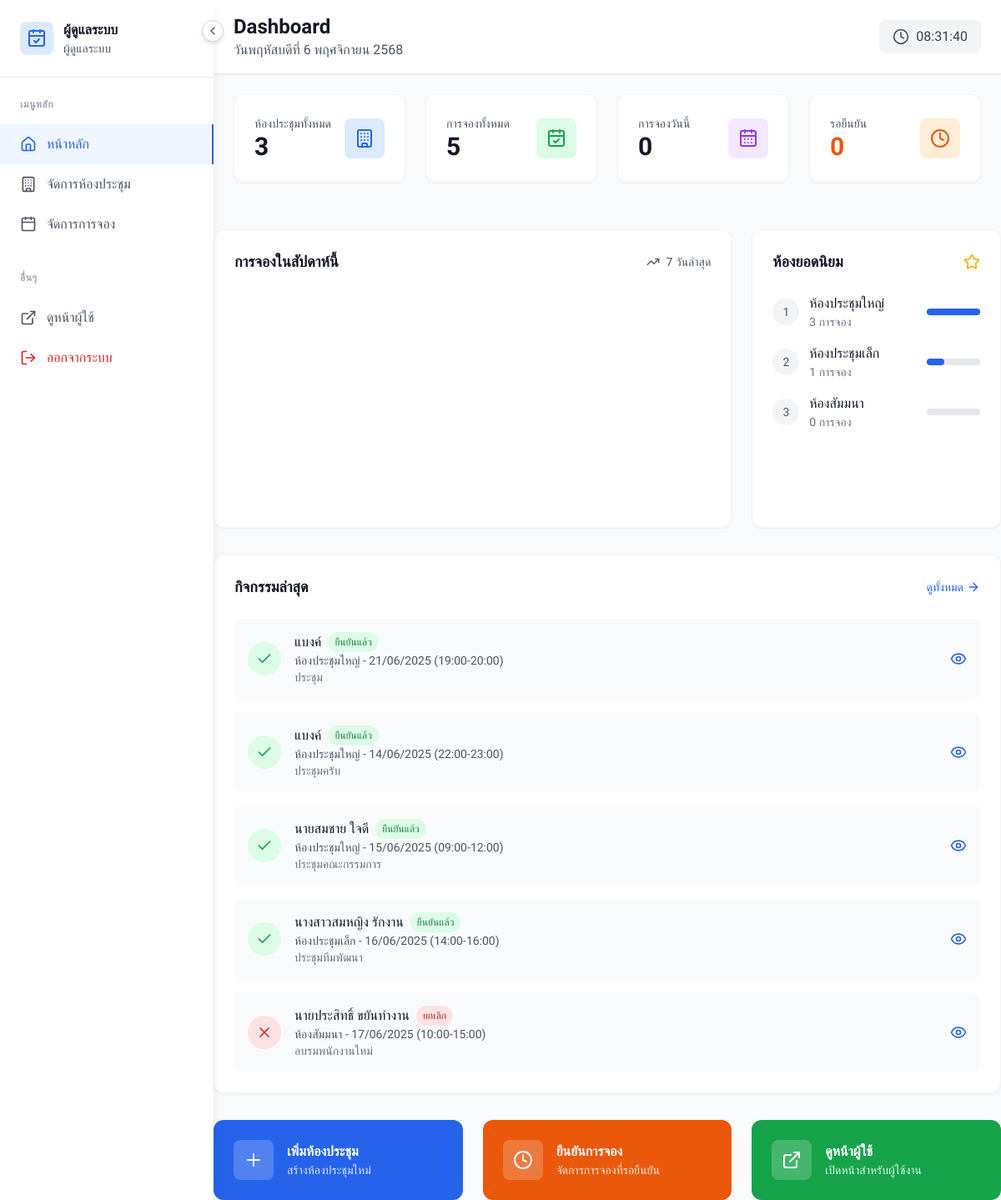
The app's page /admin_dashboard.php (signed in) with its own data.
### tables this page shows
CREATE TABLE `bookings` (
  `id` int(11) NOT NULL,
  `room_id` int(11) NOT NULL,
  `booker_name` varchar(100) NOT NULL,
  `booker_email` varchar(100) DEFAULT NULL,
  `booker_phone` varchar(20) DEFAULT NULL,
  `booking_date` date NOT NULL,
  `start_time` time NOT NULL,
  `end_time` time NOT NULL,
  `purpose` text DEFAULT NULL,
  `status` enum('pending','confirmed','cancelled') DEFAULT 'pending',
  `created_at` timestamp NOT NULL DEFAULT current_timestamp(),
  `updated_at` timestamp NOT NULL DEFAULT current_timestamp() ON UPDATE current_timestamp()
);

CREATE TABLE `meeting_rooms` (
  `id` int(11) NOT NULL,
  `room_name` varchar(100) NOT NULL,
  `description` text DEFAULT NULL,
  `capacity` int(11) DEFAULT 0,
  `image_path` varchar(255) DEFAULT NULL,
  `status` enum('active','inactive') DEFAULT 'active',
  `created_at` timestamp NOT NULL DEFAULT current_timestamp(),
  `updated_at` timestamp NOT NULL DEFAULT current_timestamp() ON UPDATE current_timestamp()
);

### admin_dashboard.php (the view, shortened to what the rows shown need)
<?php
require_once 'config.php';
$conn = getDBConnection();
$recent_bookings_query = "SELECT b.*, r.room_name,
                                 DATE_FORMAT(b.booking_date, '%d/%m/%Y') as thai_date,
                                 TIME_FORMAT(b.start_time, '%H:%i') as start_time_format,
                                 TIME_FORMAT(b.end_time, '%H:%i') as end_time_format
                          FROM bookings b
                          JOIN meeting_rooms r ON b.room_id = r.id
                          ORDER BY b.created_at DESC
                          LIMIT 5";
$recent_bookings = $conn->query($recent_bookings_query)->fetch_all(MYSQLI_ASSOC);
?>
<!DOCTYPE html>
<html lang="th">
<head>
    <script src="https://cdn.tailwindcss.com"></script>
</head>
<body class="bg-gray-50">
    <div id="sidebar" class="fixed left-0 top-0 h-full w-64 bg-white shadow-lg z-40 sidebar">
        <div class="p-6 border-b border-gray-200">
            <div class="flex items-center space-x-3">
                <div class="sidebar-text">
                    <h2 class="font-bold text-gray-900">ผู้ดูแลระบบ</h2>
                </div>
            </div>
        </div>
    </div>
    <div id="main-content" class="ml-64 main-content">
        <header class="bg-white shadow-sm border-b border-gray-200 px-6 py-4">
            <div class="flex items-center justify-between">
                <div>
                    <h1 class="text-2xl font-bold text-gray-900">Dashboard</h1>
                </div>
            </div>
        </header>
            <div class="bg-white rounded-xl shadow-sm border border-gray-100 p-6">
                <div class="space-y-4">
                    <?php foreach ($recent_bookings as $booking): ?>
                        <div class="flex items-center space-x-4 p-4 bg-gray-50 rounded-lg">
                            <div class="flex-shrink-0">
                                <div class="w-10 h-10 bg-<?php echo $booking['status'] == 'confirmed' ? 'green' : ($booking['status'] == 'pending' ? 'orange' : 'red'); ?>-100 rounded-full flex items-center justify-center">
                                    <i data-lucide="<?php echo $booking['status'] == 'confirmed' ? 'check' : ($booking['status'] == 'pending' ? 'clock' : 'x'); ?>" class="w-5 h-5 text-<?php echo $booking['status'] == 'confirmed' ? 'green' : ($booking['status'] == 'pending' ? 'orange' : 'red'); ?>-600"></i>
                                </div>
                            </div>
                            <div class="flex-1 min-w-0">
                                <div class="flex items-center space-x-2">
                                    <p class="font-medium text-gray-900"><?php echo escapeOutput($booking['booker_name']); ?></p>
                                    <span class="px-2 py-1 rounded-full text-xs font-medium <?php echo $booking['status'] == 'confirmed' ? 'bg-green-100 text-green-700' : ($booking['status'] == 'pending' ? 'bg-orange-100 text-orange-700' : 'bg-red-100 text-red-700'); ?>">
                                        <?php echo $booking['status'] == 'confirmed' ? 'ยืนยันแล้ว' : ($booking['status'] == 'pending' ? 'รอยืนยัน' : 'ยกเลิก'); ?>
                                    </span>
                                </div>
                                <p class="text-sm text-gray-600">
                                    <?php echo escapeOutput($booking['room_name']); ?> -
                                    <?php echo $booking['thai_date']; ?>
                                    (<?php echo $booking['start_time_format']; ?>-<?php echo $booking['end_time_format']; ?>)
                                </p>
                                <?php if ($booking['purpose']): ?>
                                    <p class="text-sm text-gray-500 truncate"><?php echo escapeOutput($booking['purpose']); ?></p>
                                <?php endif; ?>
                            </div>
                            <div class="flex-shrink-0">
                                <a href="admin_bookings.php?id=<?php echo $booking['id']; ?>" class="text-blue-600 hover:text-blue-700">
                                    <i data-lucide="eye" class="w-5 h-5"></i>
                                </a>
                            </div>
                        </div>
                    <?php endforeach; ?>
                </div>
            </div>
        </div>
</body>
</html>

### records on screen
bookings: booker_name "แบงค์", status "ยืนยันแล้ว", room.room_name "ห้องประชุมใหญ่", thai_date "21/06/2025", start_time_format "19:00", end_time_format "20:00", purpose "ประชุม"
bookings: booker_name "แบงค์", status "ยืนยันแล้ว", room.room_name "ห้องประชุมใหญ่", thai_date "14/06/2025", start_time_format "22:00", end_time_format "23:00", purpose "ประชุมครับ"
bookings: booker_name "นายสมชาย ใจดี", status "ยืนยันแล้ว", room.room_name "ห้องประชุมใหญ่", thai_date "15/06/2025", start_time_format "09:00", end_time_format "12:00", purpose "ประชุมคณะกรรมการ"
bookings: booker_name "นางสาวสมหญิง รักงาน", status "ยืนยันแล้ว", room.room_name "ห้องประชุมเล็ก", thai_date "16/06/2025", start_time_format "14:00", end_time_format "16:00", purpose "ประชุมทีมพัฒนา"
bookings: booker_name "นายประสิทธิ์ ขยันทำงาน", status "ยกเลิก", room.room_name "ห้องสัมมนา", thai_date "17/06/2025", start_time_format "10:00", end_time_format "15:00", purpose "อบรมพนักงานใหม่"

### other values on screen
escapeOutput($_SESSION['admin_name']) "ผู้ดูแลระบบ"
getThaiDate() "วันพฤหัสบดีที่ 6 พฤศจิกายน 2568"
$stats['total_rooms'] "3"
$stats['total_bookings'] "5"
$stats['today_bookings'] "0"
$stats['pending_bookings'] "0"
escapeOutput($room['room_name']) "ห้องประชุมใหญ่"
$room['booking_count'] "3"
escapeOutput($room['room_name']) "ห้องประชุมเล็ก"
$room['booking_count'] "1"
escapeOutput($room['room_name']) "ห้องสัมมนา"
$room['booking_count'] "0"
